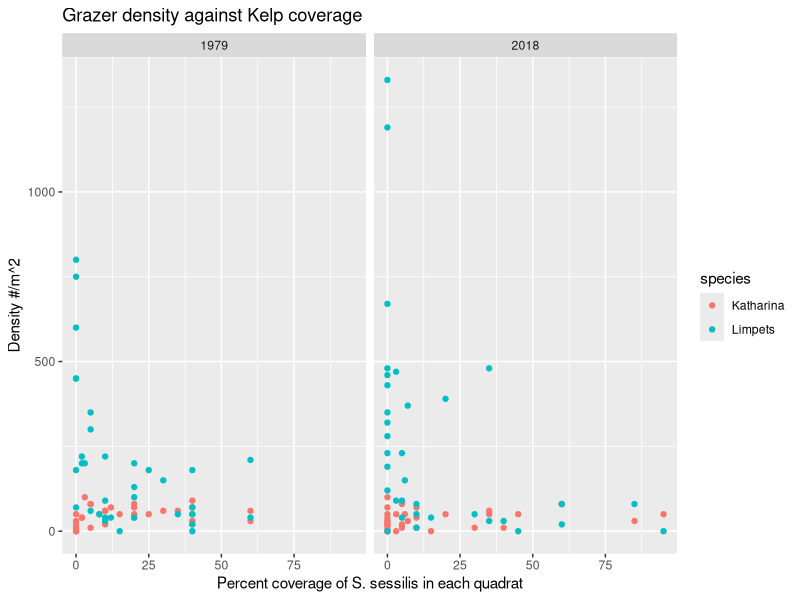
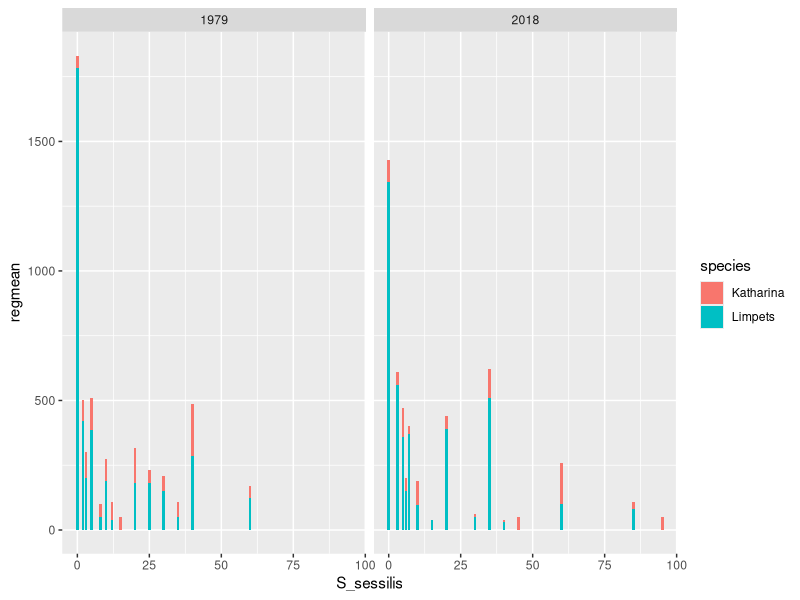
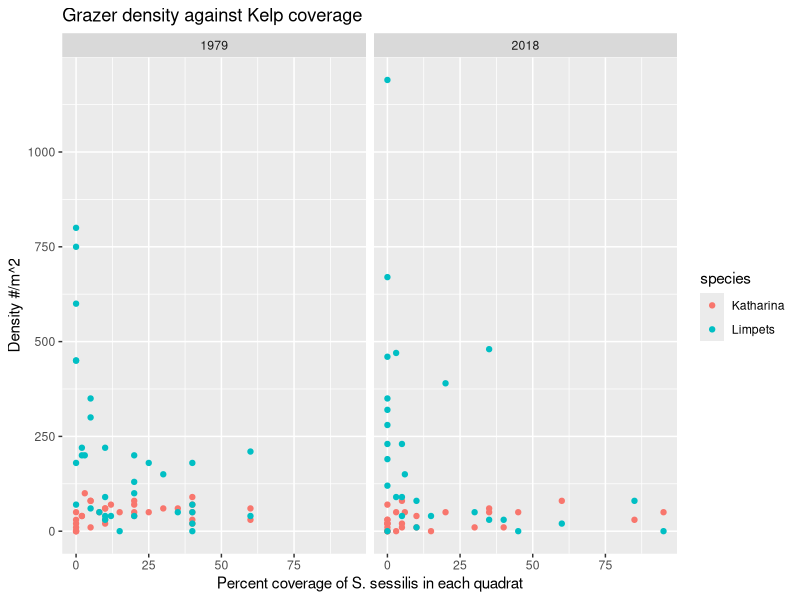
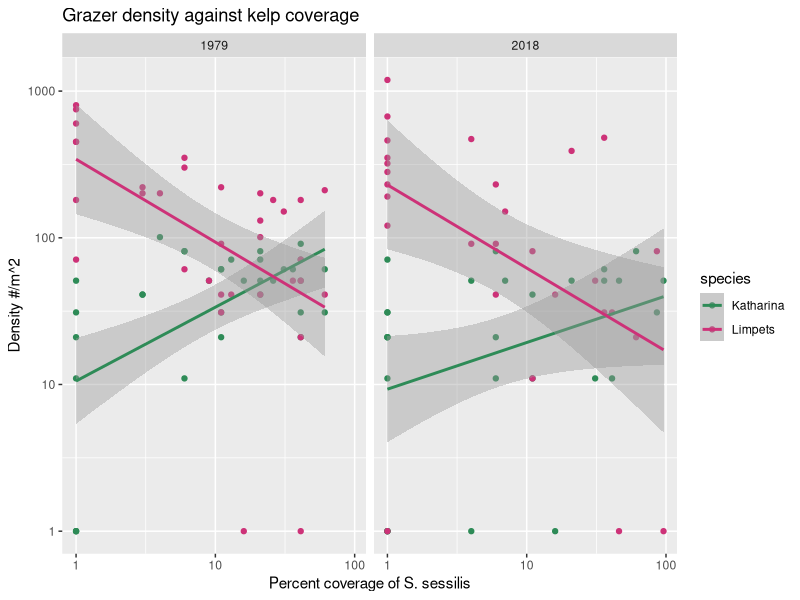
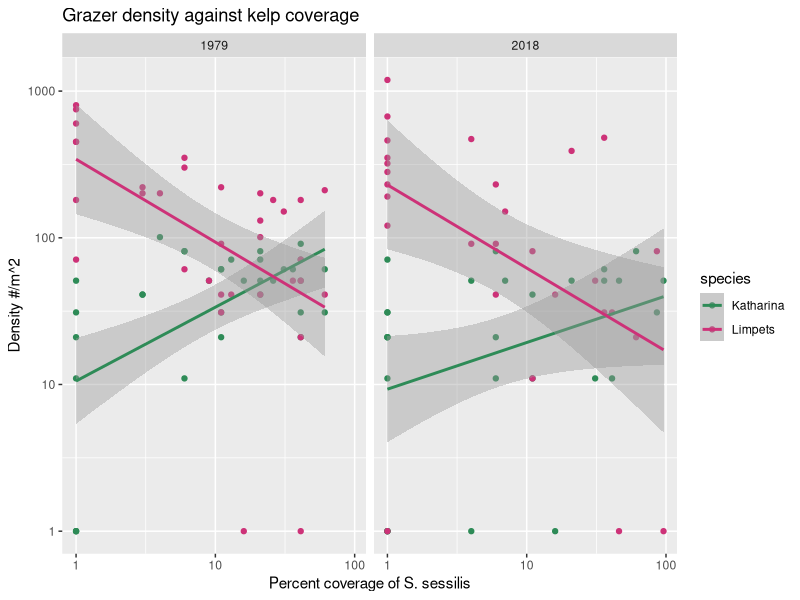

Write R code to recreate these figures, in order.
install.packages("tidyverse")
library(tidyr)
library(dplyr)
library(tidyverse)


read_csv("quadrat_abundance.csv")
sac_data <- read.csv("quadrat_abundance.csv")

#### Adding columns and converting to long format QUADRAT####
sac_data <- sac_data %>% select(Date, S_sessilis, Katharina, Limpets)
long_sac <- gather(data = sac_data,
                   key = species,
                   value = abundance,
                   Katharina:Limpets,
                   factor_key = T)

long_sac <- long_sac %>% mutate(year_c = as.character(Date), 
                                density = abundance * 10) %>% 
  select(year_c, S_sessilis, species, density)

#### scatterplot by QUADRAT ####

long_sac %>% group_by(year_c) %>% 
  ggplot(aes(x = S_sessilis, y = density, color = species)) +
  geom_point() +
  facet_wrap("year_c") +
  labs(x = "Percent coverage of S. sessilis in each quadrat", 
       y = "Density #/m^2", 
       title = "Grazer density against Kelp coverage")

#### Adding columns and converting to long format REGION####
reg_sac <- read.csv("quadrat_abundance.csv")
reg_sac <- reg_sac %>% select (Date, Treatment, Area, S_sessilis, Katharina, Limpets)
reg_sac <- gather(data = reg_sac,
                  key = species, value = abundance,
                  Katharina:Limpets,
                  factor_key = T)
reg_sac <- reg_sac %>% mutate(year_c = as.character(Date),
                              density = abundance * 10,
                              region = paste(Treatment, Area, sep = "_")) %>% 
  select(year_c, region, S_sessilis, species, density)

#### scatterplot by REGION ####

reg_sac <- reg_sac %>% group_by(year_c, region, species, S_sessilis) %>% 
  summarise(regmean = mean(density),
            regstd = sd(density))

reg_sac %>% group_by(year_c, region, species) %>% 
  ggplot(aes(x = S_sessilis, y = regmean, fill = species)) +
  geom_col() +
  facet_wrap("year_c")



#### tidal height ####

tide_sac <- read.csv("quadrat_abundance.csv")

tide_sac <- tide_sac %>% select(Date, S_sessilis, Katharina, Limpets, Tidal_height_quad_m)
tide_sac <- gather(data = tide_sac,
                   key = species,
                   value = abundance,
                   Katharina:Limpets,
                   factor_key = T)
tide_sac <- tide_sac %>% mutate(year_c = as.character(Date), 
                                density = abundance * 10) %>% 
  select(year_c, S_sessilis, species, density, Tidal_height_quad_m)

# How to categorize

tide_sac <- tide_sac %>% 
  mutate(thfactor = ifelse(Tidal_height_quad_m > 0, "upper", "lower"))

tide_sac %>% 
  filter(!is.na(thfactor)) %>% 
  ggplot(aes(x = S_sessilis, y = density, color = species)) +
  geom_point() +
  facet_wrap(~year_c) +
  labs(x = "Percent coverage of S. sessilis in each quadrat", 
       y = "Density #/m^2", 
       title = "Grazer density against Kelp coverage")


#### geom_smooth (just in case) ####
tide_sac <- tide_sac %>% 
  mutate(thfactor = ifelse(Tidal_height_quad_m > 0, "upper", "lower"))

tide_sac %>% 
  filter(!is.na(thfactor)) %>% 
  ggplot(aes(x = S_sessilis + 1, y = density + 1, color = species)) +
  geom_point() +
  facet_wrap(~year_c) +
  labs(x = "Percent coverage of S. sessilis", 
       y = "Density #/m^2", 
       title = "Grazer density against kelp coverage") +
  geom_smooth(method = "lm") +
  scale_y_log10() + 
  scale_x_log10() +
  scale_color_manual(values = c("seagreen4", "violetred3"))

ggsave("figures/limpkat_sac.png", width = 7, height = 5 )

write.csv(tide_sac, "tide_sac.csv")

